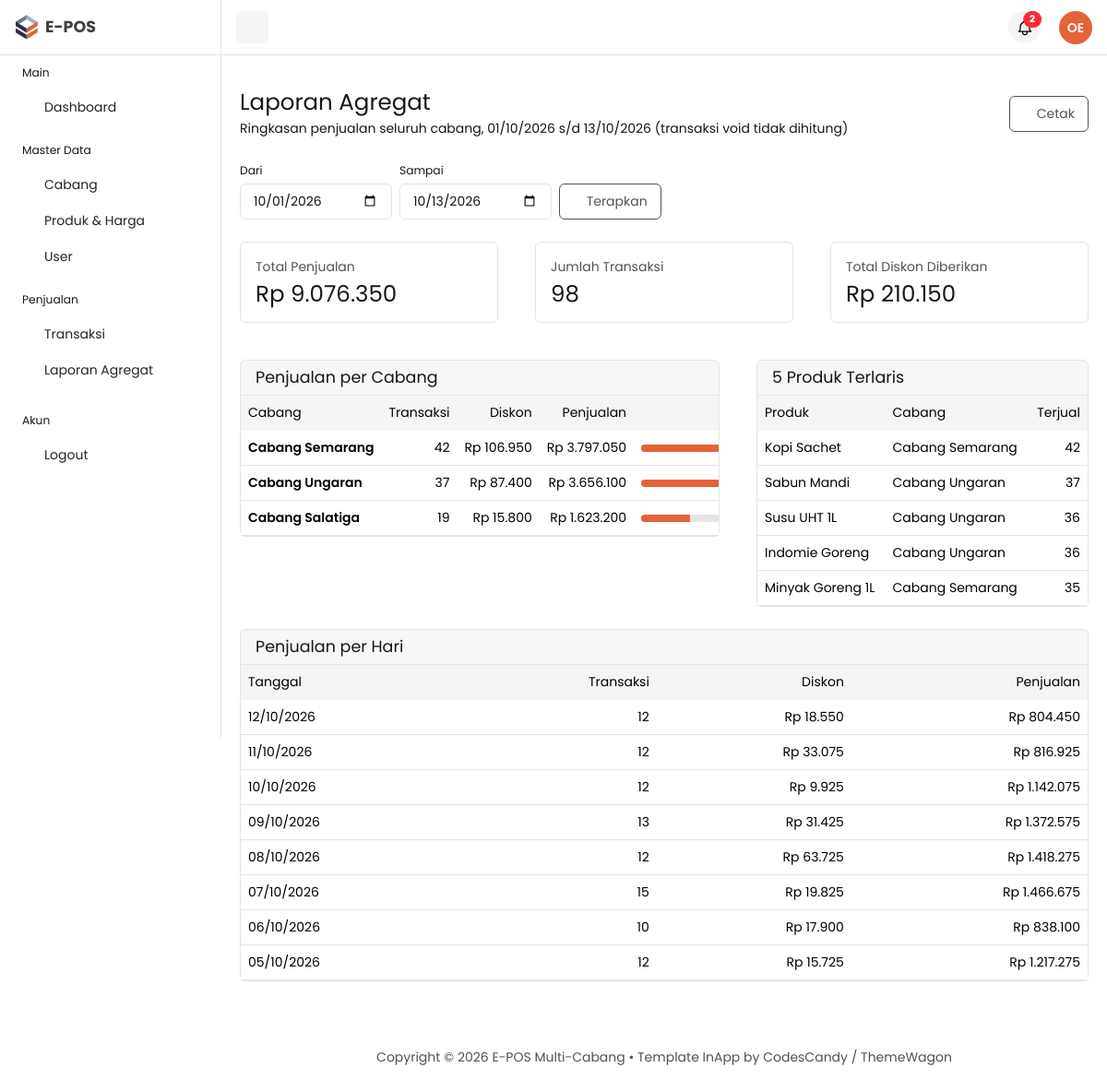
/owner/index.php?page=pembayaran (signed in), run on the app's committed database.
### tables this page shows
CREATE TABLE `branches` (
  `id`          INT NOT NULL AUTO_INCREMENT,
  `nama_cabang` VARCHAR(100) NOT NULL,
  `alamat`      TEXT,
  `telepon`     VARCHAR(20) DEFAULT NULL,
  PRIMARY KEY (`id`)
);

### owner/function/guard.php (called while the page is built, shortened)
<?php
function e($v)
{
    return htmlspecialchars((string) $v, ENT_QUOTES, 'UTF-8');
}
function rupiah($n)
{
    return 'Rp ' . number_format((float) $n, 0, ',', '.');
}

### owner/database/connection.php (called while the page is built, shortened)
<?php
require_once __DIR__ . '/../../login/database/cek_skema.php';
class Database
{
    private $host = "localhost";
    private $username = "root";
    private $password = "";
    private $database = "e-pos";
    public $conn;
    public function __construct()
    {
        try {
            $this->conn = new mysqli(
                $this->host,
                $this->username,
                $this->password,
                $this->database
            );
        } catch (mysqli_sql_exception $ex) {
            eposHentikan('Tidak bisa terhubung ke database "' . $this->database . '". (' . $ex->getMessage() . ')');
        }
        $this->conn->set_charset('utf8mb4');
        eposCekSkema($this->conn);
    }
}

### login/database/cek_skema.php (called while the page is built, shortened)
<?php
function eposCekSkema($conn)
{
    $cek = [
        'branches'            => 'id, nama_cabang, alamat, telepon',
        'users'               => 'id, nama, email, password, role, branch_id',
        'products'            => 'id, branch_id, nama_produk, harga_jual, stok',
        'transactions'        => 'id, branch_id, cashier_id, invoice_number, total_bayar, diskon, tanggal, status',
        'transaction_details' => 'id, transaction_id, product_id, jumlah, harga_satuan, subtotal',
    ];
    foreach ($cek as $tabel => $kolom) {
        try {
            $conn->query("SELECT $kolom FROM $tabel LIMIT 1");
        } catch (mysqli_sql_exception $ex) {
            eposHentikan("Tabel '$tabel' belum ada atau kolomnya tidak sesuai. (" . $ex->getMessage() . ')');
        }
    }
}

### owner/function/pembayaran.php (called while the page is built, shortened)
<?php
require_once 'database/connection.php';
class Pembayaran
{
    private $conn;
    public function __construct()
    {
        $database = new Database();
        $this->conn = $database->conn;
    }
    public function ringkasan($dari, $sampai)
    {
        $stmt = $this->conn->prepare(
            "SELECT COUNT(*) AS jml_transaksi,
                    COALESCE(SUM(total_bayar), 0) AS total_penjualan,
                    COALESCE(SUM(diskon), 0) AS total_diskon
             FROM transactions
             WHERE status <> 'void' AND DATE(tanggal) BETWEEN ? AND ?"
        );
        $stmt->bind_param('ss', $dari, $sampai);
        $stmt->execute();
        return $stmt->get_result()->fetch_assoc();
    }
    public function perCabang($dari, $sampai)
    {
        $stmt = $this->conn->prepare(
            "SELECT b.id, b.nama_cabang,
                    COUNT(t.id) AS jml_transaksi,
                    COALESCE(SUM(t.total_bayar), 0) AS total_penjualan,
                    COALESCE(SUM(t.diskon), 0) AS total_diskon
             FROM branches b
             LEFT JOIN transactions t
                    ON t.branch_id = b.id AND t.status <> 'void'
                   AND DATE(t.tanggal) BETWEEN ? AND ?
             GROUP BY b.id, b.nama_cabang
             ORDER BY total_penjualan DESC"
        );
        $stmt->bind_param('ss', $dari, $sampai);
        $stmt->execute();
        return $stmt->get_result()->fetch_all(MYSQLI_ASSOC);
    }
    public function perHari($dari, $sampai)
    {
        $stmt = $this->conn->prepare(
            "SELECT DATE(tanggal) AS tgl, COUNT(*) AS jml_transaksi,
                    SUM(total_bayar) AS total_penjualan, SUM(diskon) AS total_diskon
             FROM transactions
             WHERE status <> 'void' AND DATE(tanggal) BETWEEN ? AND ?
             GROUP BY DATE(tanggal)
             ORDER BY tgl DESC"
        );
        $stmt->bind_param('ss', $dari, $sampai);
        $stmt->execute();
        return $stmt->get_result()->fetch_all(MYSQLI_ASSOC);
    }
    public function produkTerlaris($dari, $sampai, $limit = 5)
    {
        $stmt = $this->conn->prepare(
            "SELECT p.nama_produk, b.nama_cabang,
                    SUM(d.jumlah) AS qty, SUM(d.subtotal) AS omzet
             FROM transaction_details d
             JOIN transactions t ON t.id = d.transaction_id
             JOIN products p ON p.id = d.product_id
             JOIN branches b ON b.id = p.branch_id
             WHERE t.status <> 'void' AND DATE(t.tanggal) BETWEEN ? AND ?
             GROUP BY p.id, p.nama_produk, b.nama_cabang
             ORDER BY qty DESC LIMIT ?"
        );
        $stmt->bind_param('ssi', $dari, $sampai, $limit);
        $stmt->execute();
        return $stmt->get_result()->fetch_all(MYSQLI_ASSOC);
    }
}

### owner/pages/pembayaran/pembayaran.php (the view, shortened to what this page needs)
<?php
require_once 'function/pembayaran.php';
$lap = new Pembayaran();
$dari = isset($_GET['dari']) && $_GET['dari'] !== '' ? $_GET['dari'] : date('Y-m-01');
$sampai = isset($_GET['sampai']) && $_GET['sampai'] !== '' ? $_GET['sampai'] : date('Y-m-d');
$ringkas = $lap->ringkasan($dari, $sampai);
$cabang = $lap->perCabang($dari, $sampai);
$harian = $lap->perHari($dari, $sampai);
$terlaris = $lap->produkTerlaris($dari, $sampai, 5);
$omzetMax = 0;
foreach ($cabang as $c) {
    $omzetMax = max($omzetMax, $c['total_penjualan']);
}
?>
<main id="content" class="content py-10">
    <div class="container-fluid">
        <div class="row">
            <div class="col-12">
                <div class="d-flex flex-column flex-md-row justify-content-between align-items-md-center mb-4 gap-3">
                    <div>
                        <h1 class="fs-3 mb-1">Laporan Agregat</h1>
                        <p class="mb-0">Ringkasan penjualan seluruh cabang, <?= e(date('d/m/Y', strtotime($dari))) ?> s/d <?= e(date('d/m/Y', strtotime($sampai))) ?> (transaksi void tidak dihitung)</p>
                    </div>
                    <div>
                        <button class="btn btn-outline-secondary" onclick="window.print()"><i class="ti ti-printer"></i> Cetak</button>
                    </div>
                </div>
            </div>
        </div>
        <form method="get" class="d-flex gap-2 mb-4 flex-wrap align-items-end">
            <div>
                <label class="form-label small mb-1">Dari</label>
                <input type="date" name="dari" value="<?= e($dari) ?>" class="form-control">
            </div>
            <div>
                <label class="form-label small mb-1">Sampai</label>
                <input type="date" name="sampai" value="<?= e($sampai) ?>" class="form-control">
            </div>
            <button class="btn btn-outline-secondary" type="submit"><i class="ti ti-filter"></i> Terapkan</button>
        </form>
        <div class="row mb-4">
            <div class="col-md-4 mb-3">
                <div class="card h-100"><div class="card-body">
                    <p class="mb-1 text-secondary">Total Penjualan</p>
                    <h3 class="mb-0"><?= rupiah($ringkas['total_penjualan']) ?></h3>
                </div></div>
            </div>
            <div class="col-md-4 mb-3">
                <div class="card h-100"><div class="card-body">
                    <p class="mb-1 text-secondary">Jumlah Transaksi</p>
                    <h3 class="mb-0"><?= (int) $ringkas['jml_transaksi'] ?></h3>
                </div></div>
            </div>
            <div class="col-md-4 mb-3">
                <div class="card h-100"><div class="card-body">
                    <p class="mb-1 text-secondary">Total Diskon Diberikan</p>
                    <h3 class="mb-0"><?= rupiah($ringkas['total_diskon']) ?></h3>
                </div></div>
            </div>
        </div>
        <div class="row">
            <div class="col-lg-7 mb-4">
                <div class="card">
                    <div class="card-header"><h5 class="mb-0">Penjualan per Cabang</h5></div>
                    <div class="table-responsive">
                        <table class="table mb-0 text-nowrap">
                            <thead class="table-light border-light">
                                <tr><th>Cabang</th><th class="text-end">Transaksi</th><th class="text-end">Diskon</th><th class="text-end">Penjualan</th><th style="min-width:140px"></th></tr>
                            </thead>
                            <tbody>
                                <?php foreach ($cabang as $c) { $persen = $omzetMax > 0 ? round($c['total_penjualan'] / $omzetMax * 100) : 0; ?>
                                    <tr class="align-middle">
                                        <td class="fw-semibold"><?= e($c['nama_cabang']) ?></td>
                                        <td class="text-end"><?= (int) $c['jml_transaksi'] ?></td>
                                        <td class="text-end"><?= rupiah($c['total_diskon']) ?></td>
                                        <td class="text-end"><?= rupiah($c['total_penjualan']) ?></td>
                                        <td>
                                            <div class="progress" style="height:8px"><div class="progress-bar" style="width:<?= $persen ?>%"></div></div>
                                        </td>
                                    </tr>
                                <?php } ?>
                            </tbody>
                        </table>
                    </div>
                </div>
            </div>
            <div class="col-lg-5 mb-4">
                <div class="card">
                    <div class="card-header"><h5 class="mb-0">5 Produk Terlaris</h5></div>
                    <div class="table-responsive">
                        <table class="table mb-0 text-nowrap">
                            <thead class="table-light border-light">
                                <tr><th>Produk</th><th>Cabang</th><th class="text-end">Terjual</th></tr>
                            </thead>
                            <tbody>
                                <?php foreach ($terlaris as $t) { ?>
                                    <tr>
                                        <td><?= e($t['nama_produk']) ?></td>
                                        <td><?= e($t['nama_cabang']) ?></td>
                                        <td class="text-end"><?= (int) $t['qty'] ?></td>
                                    </tr>
                                <?php } ?>
                            </tbody>
                        </table>
                    </div>
                </div>
            </div>
        </div>
        <div class="row">
            <div class="col-12 mb-4">
                <div class="card">
                    <div class="card-header"><h5 class="mb-0">Penjualan per Hari</h5></div>
                    <div class="table-responsive">
                        <table class="table mb-0 text-nowrap">
                            <thead class="table-light border-light">
                                <tr><th>Tanggal</th><th class="text-end">Transaksi</th><th class="text-end">Diskon</th><th class="text-end">Penjualan</th></tr>
                            </thead>
                            <tbody>
                                <?php foreach ($harian as $h) { ?>
                                    <tr>
                                        <td><?= e(date('d/m/Y', strtotime($h['tgl']))) ?></td>
                                        <td class="text-end"><?= (int) $h['jml_transaksi'] ?></td>
                                        <td class="text-end"><?= rupiah($h['total_diskon']) ?></td>
                                        <td class="text-end"><?= rupiah($h['total_penjualan']) ?></td>
                                    </tr>
                                <?php } ?>
                            </tbody>
                        </table>
                    </div>
                </div>
            </div>
        </div>
        <?php include 'components/footer.php'; ?>
    </div>
</main>

### data on the page
branches: nama_cabang "Cabang Semarang", jml_transaksi "42", total_diskon "Rp 106.950", total_penjualan "Rp 3.797.050", $persen 100 (drawn)
branches: nama_cabang "Cabang Ungaran", jml_transaksi "37", total_diskon "Rp 87.400", total_penjualan "Rp 3.656.100", $persen 96 (drawn)
branches: nama_cabang "Cabang Salatiga", jml_transaksi "19", total_diskon "Rp 15.800", total_penjualan "Rp 1.623.200", $persen 43 (drawn)

### other printed values
$ini "OE"
date('d/m/Y', strtotime($dari)) "01/10/2026"
date('d/m/Y', strtotime($sampai)) "13/10/2026"
rupiah($ringkas['total_penjualan']) "Rp 9.076.350"
$ringkas['jml_transaksi'] "98"
rupiah($ringkas['total_diskon']) "Rp 210.150"
$t['nama_produk'] "Kopi Sachet"
$t['nama_cabang'] "Cabang Semarang"
$t['qty'] "42"
$t['nama_produk'] "Sabun Mandi"
$t['nama_cabang'] "Cabang Ungaran"
$t['qty'] "37"
$t['nama_produk'] "Susu UHT 1L"
$t['qty'] "36"
$t['nama_produk'] "Indomie Goreng"
